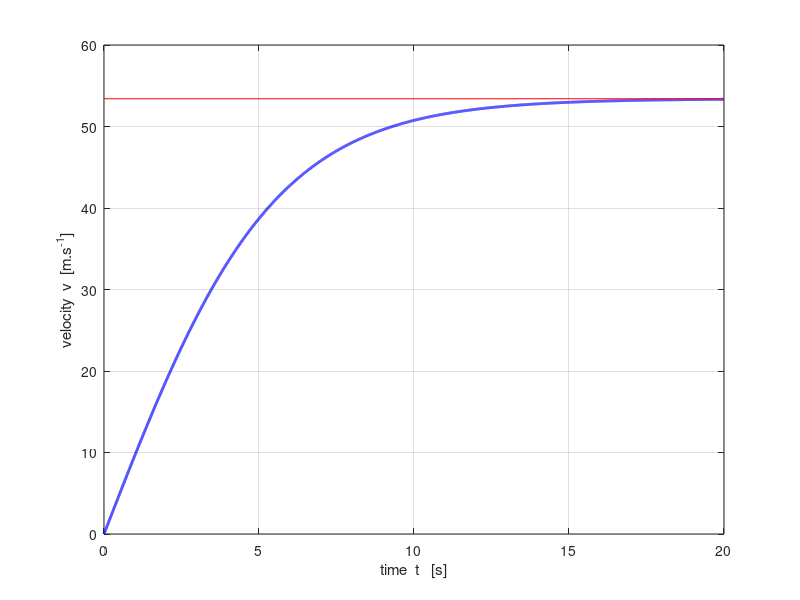
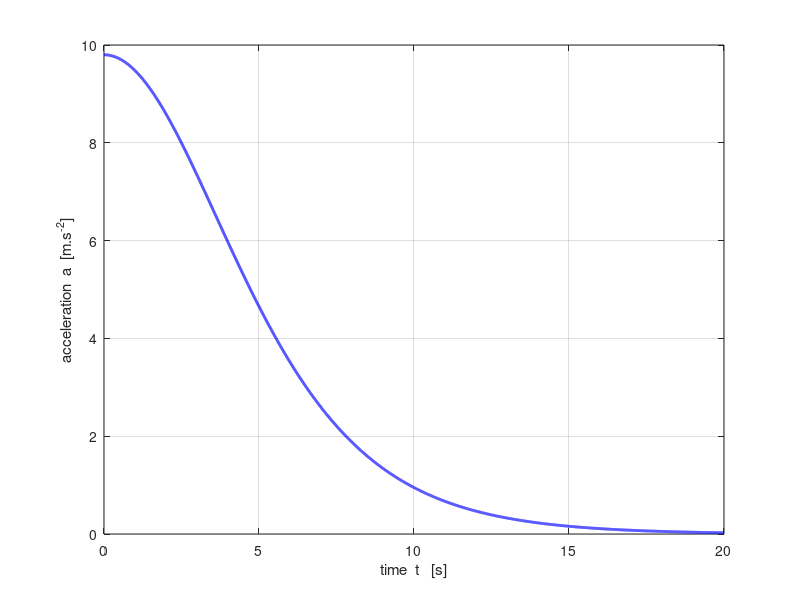
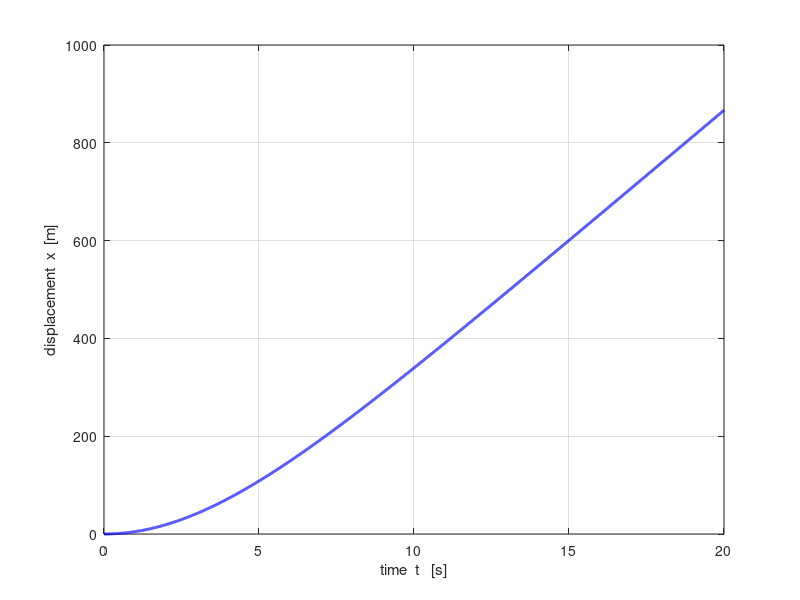
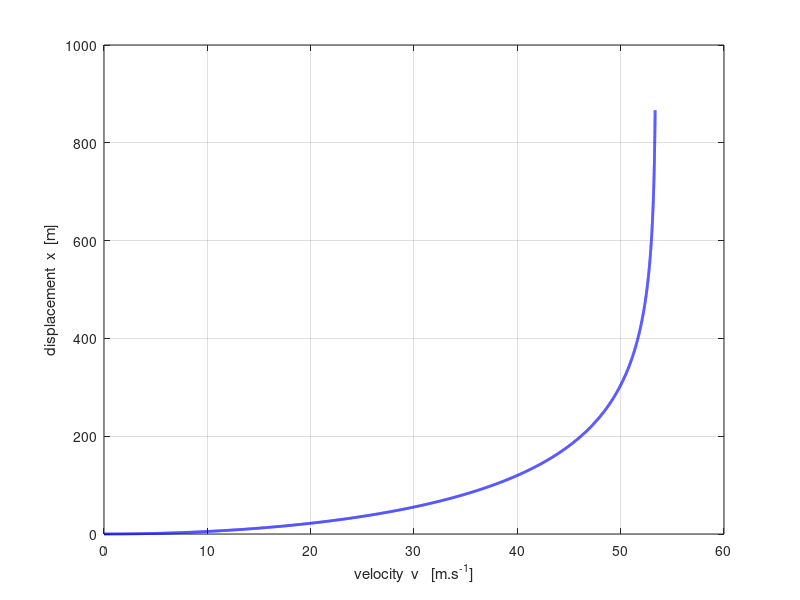

Write the MATLAB code that produced these figures, in order.
% mec_stokes.m

% 21 apr 2015
% Ian Cooper   School of Physics   University of Sydney
% cooper@physics.usyd.edu.au
% ../mphome.htm
% Motion of an object falling through a fluid
% Stokes Law - numerical calculation of a, v and x
% S.I. units used for all physical quantities

clear all
close all
clc
hold on
% INPUTS -----------------------------------------------------------------
  R = 0.5;%2e-4;                 % radius of object
  CD = 0.5; %1e3;                 % drag coefficient
  rho = 7800;                      % density of object
  rhoF = 1.225 ;%1.2;               % density of fluid
  visc = 1.789e-5 ;%1.8e-5;         % viscosity of fluid
  tMin = 0;
  tMax = 20;
  N = 10000;
% SETUP ------------------------------------------------------------------
  g = 9.8;                  % acceleration due to gravity
  Vol = (4/3)*pi*R^3;       % volume of object
  m = Vol*rho;              % mass of object
  m =  70; % 2.7e-3;              % mass instead of calc from density
  FG = m*g;                 % weigth of object
  A = pi*R^2;               % Cross-sectional area of object
  v0 = 0;                   % initial velocity of object
 
  k1 = 0.5 * CD * A * rhoF / m;     % Drag force constant
  
  vT = sqrt(2 * m * g / (CD * A * rhoF));    % terminal velocity

  t = linspace(tMin,tMax,N);          % time
  dt = t(2)-t(1);                     % time step
  x = zeros(N,1);                     % displacement
  v = zeros(N,1);                     % velocity
  a = zeros(N,1);                     % acceleration

  % Starting Values  
  x(1) = 0;
  v(1) = v0;
  if v(1) == 0 
     a(1) = g;
  else
        a(1) = g - k1 * v(1)^3 / abs(v(1));
  end
  
  v(2) = v(1) + a(1) * dt;
  a(2) = g - k1 * v(2)^3 / abs(v(2));
  v(2) = v(1) + 0.5 *(a(1)+a(2)) * dt;
  

% Finite Difference procedure
for k = 1 : N-2
    v(k+2) = v(k) + 2*dt * (g - k1 * v(k+1)^3 / abs(v(k+1)));
end

 for k = 1 : N-2
     x(k+2) = x(k) + 2*dt * v(k+1);
 end
 
  for k = 3 : N
     a(k) = g - k1 * v(k).^3 ./ abs(v(k));
  end
  
  NR = (2*rhoF*R/visc) .* abs(v);           % Reynolds number
 
% forces
F_G = FG .* ones(1,N);
F_R = m.*a - F_G';
  
% GRAPHICS ================================================================
%xValues = 0:0.1:0.4;
figure(1)    % velocity / time
col = 'b';
fs = 9;
set(gcf,'units','normalized','position',[0.2 0.2 0.18 0.22]);
tx = 'time  t   [s]';
ty = 'velocity  v  [m.s^{-1}]';
xP = t; yP = v;

%Xrange = [0 1.0 * max(xP)];
Xrange = [0 1.0*tMax];
%Yrange = [0 1.1 * max(yP)];
  plot(xP,yP,col,'lineWidth',2)
xlabel(tx); ylabel(ty);
set(gca,'Xlim',Xrange);
%set(gca,'Ylim',Yrange);
%set(gca,'Xtick',xValues);
grid on

hold on
 plot([0 tMax],[vT vT],'r');
box on
figure(2)   % acceleration / time  aaaaaaaaaaaaaaaaaaaaaaaaaaaaaaaaaaaaaaa
fs = 9;
set(gcf,'units','normalized','position',[0.4 0.2 0.18 0.22]);
tx = 'time  t   [s]';
ty = 'acceleration  a  [m.s^{-2}]';
xP = t; yP = a;

% Xrange = [0 1.0 * max(xP)];
% Yrange = [-1.1*max(yP) 1.1 * max(yP)];
% Xrange = [0 1.0 * 2];
% Yrange = [-1.1*10 1.1 * 10];
   plot(xP,yP,col','lineWidth',2)
grid on
xlabel(tx); ylabel(ty);
set(gca,'Xlim',Xrange);
%set(gca,'Ylim',Yrange);
%set(gca,'Xtick',xValues);
% 
figure(3)   % displacement / time xxxxxxxxxxxxxxxxxxxxxxxxxxxxxxxxxxxxxxx
fs = 9;
set(gcf,'units','normalized','position',[0.6 0.2 0.18 0.22]);
tx = 'time  t   [s]';
ty = 'displacement  x  [m]';
xP = t; yP = x;

% Xrange = [0 1.0 * max(xP)];
% Yrange = [0 1.1 * max(yP)];
% Xrange = [0 1.0 * 2];
% Yrange = [-20 1.1 * 40];
   plot(xP,yP,col','lineWidth',2)
grid on
xlabel(tx); ylabel(ty);
set(gca,'Xlim',Xrange);
%set(gca,'Ylim',Yrange);
%set(gca,'Xtick',xValues);
hold on
box on

figure(4)   % displacement  /  velocity  xvxvxvxvxvxvxvxvxvxvxvxvxvxvxvxv
fs = 9;
set(gcf,'units','normalized','position',[0.8 0.2 0.18 0.22]);
tx = 'velocity  v   [m.s^{-1}]';
ty = 'displacement  x  [m]';
xP = v; yP = x;

% Xrange = [0 1.0 * max(xP)];
% Yrange = [0 1.1 * max(yP)];
% Xrange = [0 1.0 * 2];
% Yrange = [0 1.1 * 10];
   plot(xP,yP,col','lineWidth',2)
grid on
xlabel(tx); ylabel(ty);
%set(gca,'Xlim',Xrange);
%set(gca,'Ylim',Yrange);

figure(5)   % forces / time  ffffffffffffffffffffffffffffffffffffffffffff
fs = 9;
set(gcf,'units','normalized','position',[0.1 0.5 0.18 0.22]);
tx = 'time  t  [s]';
ty = 'Force  [N]';
xP = t; yP = F_G;

% Xrange = [0 1.0 * max(xP)];
% Yrange = [0 1.1 * max(yP)];
% Xrange = [0 1.0 * 2];
% Yrange = [0 1.1 * 10];
   plot(xP,yP,col','lineWidth',2)
grid on
xlabel(tx); ylabel(ty);

hold on
   col = 'r';
   yP = F_R;
   plot(xP,yP,col','lineWidth',2)
   
   yP = F_G + F_R' ;
  
   col = 'k';
   plot(xP,yP,col','lineWidth',1)
   
set(gca,'Xlim',Xrange);
%set(gca,'Ylim',Yrange);
%set(gca,'Xtick',xValues);
%legend('F_G','F_R','F_{net}','Orientation','horizontal');
title('    ');

figure(6)   % Reynolds Number / time RRRRRRRRRRRRRRRRRRRRRRRRRRRRRRRRRRR
fs = 9;
col = 'b';
set(gcf,'units','normalized','position',[0.4 0.5 0.18 0.22]);
tx = 'time  t  [s]';
ty = 'Reynolds No.  N_R';

xP = t; yP = NR;

% Xrange = [0 1.0 * max(xP)];
% Yrange = [0 1.1 * max(yP)];
% Xrange = [0 1.0 * 2];
% Yrange = [0 1.1 * 10];
   plot(xP,yP,col','lineWidth',2)
grid on
xlabel(tx); ylabel(ty);

set(gca,'Xlim',Xrange);
%set(gca,'Ylim',Yrange);
%set(gca,'Xtick',xValues);
